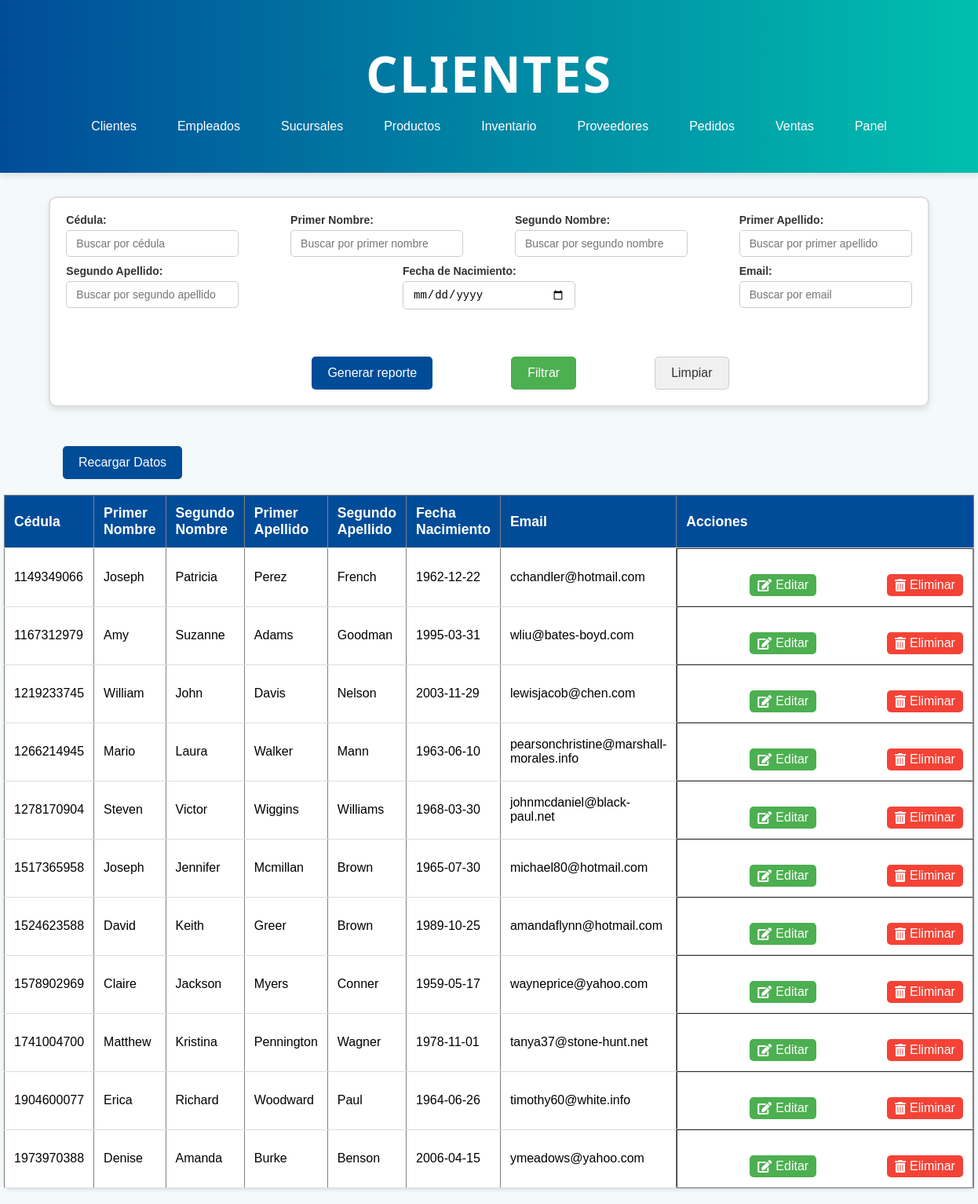
The app's page /cliente.php with its own data.
### tables this page shows
CREATE TABLE `cliente` (
  `cedula` varchar(20) NOT NULL,
  `primernombre` varchar(100) NOT NULL,
  `segundonombre` varchar(100) DEFAULT NULL,
  `primerApellido` varchar(100) NOT NULL,
  `segundoApellido` varchar(100) DEFAULT NULL,
  `fechaNacimiento` date DEFAULT NULL,
  `direccion` varchar(255) DEFAULT NULL,
  `email` varchar(100) DEFAULT NULL,
  `contrasena` varchar(100) DEFAULT NULL
);

### cliente.php (the view, shortened to what this page needs)
<?php
include('conexion.php');
$sql = "SELECT cedula, primernombre, segundonombre, primerapellido, segundoapellido, fechanacimiento, email FROM cliente WHERE 1=1";
$result = $conn->query($sql);
if ($result->num_rows > 0) {
    $clientes = [];
    while($row = $result->fetch_assoc()) {
        $clientes[] = $row;
    }
} else {
    $clientes = [];
}
?>
<!DOCTYPE html>
<html lang="es">
<head>
    <link rel="stylesheet" href="css/stylesListas.css">
    <link rel="stylesheet" href="https://cdnjs.cloudflare.com/ajax/libs/font-awesome/5.15.4/css/all.min.css">
</head>
<body>
    <header>
        <h1>Clientes</h1>
        <nav>
            <ul>
                <li><a href="cliente.php">Clientes</a></li>
                <li><a href="empleado.php">Empleados</a></li>
                <li><a href="sucursal.php">Sucursales</a></li>
                <li><a href="producto.php">Productos</a></li>
                <li><a href="inventario.php">Inventario</a></li>
                <li><a href="proveedor.php">Proveedores</a></li>
                <li><a href="pedido.php">Pedidos</a></li>
                <li><a href="venta.php">Ventas</a></li>
                <li><a href="administrador.php">Panel</a></li>
            </ul>
        </nav>
    </header>
    <form method="GET" action="">
    <div class="contenedor-filtros">
        <div class="formulario-filtros">
            <div class="filtro">
                <label for="cedula">Cédula:</label>
                <input type="text" name="cedula" id="cedula" placeholder="Buscar por cédula" value="<?= isset($_GET['cedula']) ? htmlspecialchars($_GET['cedula']) : '' ?>">
            </div>
            <div class="filtro">
                <label for="primernombre">Primer Nombre:</label>
                <input type="text" name="primernombre" id="primernombre" placeholder="Buscar por primer nombre" value="<?= isset($_GET['primernombre']) ? htmlspecialchars($_GET['primernombre']) : '' ?>">
            </div>
            <div class="filtro">
                <label for="segundonombre">Segundo Nombre:</label>
                <input type="text" name="segundonombre" id="segundonombre" placeholder="Buscar por segundo nombre" value="<?= isset($_GET['segundonombre']) ? htmlspecialchars($_GET['segundonombre']) : '' ?>">
            </div>
            <div class="filtro">
                <label for="primerapellido">Primer Apellido:</label>
                <input type="text" name="primerapellido" id="primerapellido" placeholder="Buscar por primer apellido" value="<?= isset($_GET['primerapellido']) ? htmlspecialchars($_GET['primerapellido']) : '' ?>">
            </div>
            <div class="filtro">
                <label for="segundoapellido">Segundo Apellido:</label>
                <input type="text" name="segundoapellido" id="segundoapellido" placeholder="Buscar por segundo apellido" value="<?= isset($_GET['segundoapellido']) ? htmlspecialchars($_GET['segundoapellido']) : '' ?>">
            </div>
            <div class="filtro">
                <label for="fechanacimiento">Fecha de Nacimiento:</label>
                <input type="date" name="fechanacimiento" id="fechanacimiento" value="<?= isset($_GET['fechanacimiento']) ? htmlspecialchars($_GET['fechanacimiento']) : '' ?>">
            </div>
            <div class="filtro">
                <label for="email">Email:</label>
                <input type="email" name="email" id="email" placeholder="Buscar por email" value="<?= isset($_GET['email']) ? htmlspecialchars($_GET['email']) : '' ?>">
            </div>
        </div>
        <div class="botones">
            <button onclick="window.location.href='clientepdf.php';">Generar reporte</button>
            <button type="submit">Filtrar</button>
            <button type="reset" onclick="resetForm()">Limpiar</button>
        </div>
    </div>
</form>
    <div class>
    <button onclick="recargarDatos()">Recargar Datos</button>
    </div>
    <table border="1">
        <thead>
            <tr>
                <th>Cédula</th>
                <th>Primer Nombre</th>
                <th>Segundo Nombre</th>
                <th>Primer Apellido</th>
                <th>Segundo Apellido</th>
                <th>Fecha Nacimiento</th>
                <th>Email</th>
                <th>Acciones</th>
            </tr>
        </thead>
        <tbody id="datosCliente">
            <?php
            if (count($clientes) > 0) {
                foreach ($clientes as $cliente) {
                    echo "<tr>";
                    echo "<td>" . $cliente['cedula'] . "</td>";
                    echo "<td>" . $cliente['primernombre'] . "</td>";
                    echo "<td>" . $cliente['segundonombre'] . "</td>";
                    echo "<td>" . $cliente['primerapellido'] . "</td>";
                    echo "<td>" . $cliente['segundoapellido'] . "</td>";
                    echo "<td>" . $cliente['fechanacimiento'] . "</td>";
                    echo "<td>" . $cliente['email'] . "</td>";
                    echo "<td class='acciones'>
                            <button class='editar' onclick='editarCliente(\"" . $cliente['cedula'] . "\")'>
                                <i class='fas fa-edit'></i> Editar
                            </button>
                            <button class='eliminar' onclick='eliminarCliente(\"" . $cliente['cedula'] . "\")'>
                                <i class='fas fa-trash-alt'></i> Eliminar
                            </button>
                          </td>";
                    echo "</tr>";
                }
            } else {
                echo "<tr><td colspan='8'>No se encontraron clientes.</td></tr>";
            }
            ?>
        </tbody>
    </table>
</body>
</html>

### css/stylesListas.css (style rules this page uses)
* { box-sizing: border-box; margin: 0; padding: 0; }
body { font-family: Arial, sans-serif; background-color: #f4f9fb; }
header { background: linear-gradient(to right, #004c99, #00bfae); color: white; text-align: center; padding: 50px 20px; box-shadow: 0 4px 8px rgba(0, 0, 0, 0.1); }
header h1 { font-size: 4em; font-family: 'Segoe UI', Tahoma, Geneva, Verdana, sans-serif; font-weight: 700; margin-bottom: 15px; letter-spacing: 2px; text-transform: uppercase; }
nav ul { display: flex; justify-content: center; list-style: none; }
nav ul li { margin: 0 10px; }
nav ul li a { color: #fff; text-decoration: none; padding: 0.5rem 1rem; border-radius: 5px; transition: background-color 0.3s ease; }
table { width: 80%; margin: 20px auto; border-collapse: collapse; background-color: white; box-shadow: 0 2px 4px rgba(0, 0, 0, 0.1); border-radius: 8px; }
th, td { padding: 12px; text-align: left; border-bottom: 1px solid #ddd; }
th { background-color: #004c99; color: white; font-size: 1.1em; }
button { background-color: #004c99; color: white; padding: 12px 20px; border: none; border-radius: 5px; font-size: 1em; cursor: pointer; transition: background-color 0.3s ease; margin-top: 20px; margin-left: 80px; }
.contenedor-filtros { width: 95%; display: flex; flex-direction: column; align-items: center; border: 2px solid #ddd; border-radius: 10px; padding: 20px; box-shadow: 0px 4px 8px rgba(0, 0, 0, 0.1); background-color: #fff; margin: 30px auto; }
.formulario-filtros { display: flex; flex-wrap: wrap; justify-content: space-between; gap: 10px; margin-bottom: 20px; width: 100%; }
.filtro { display: flex; flex-direction: column; width: 220px; min-width: 220px; }
.filtro input { width: 100%; }
.contenedor-filtros { width: 90%; display: flex; flex-direction: column; align-items: center; border: 2px solid #ddd; border-radius: 10px; padding: 20px; box-shadow: 0px 4px 8px rgba(0, 0, 0, 0.1); background-color: #fff; margin: 30px auto; }
.botones { margin-top: 20px; display: flex; justify-content: center; gap: 20px; }
.botones button[type="submit"] { background-color: #4CAF50; color: white; padding: 10px 20px; border: 1px solid #4CAF50; border-radius: 5px; font-size: 16px; cursor: pointer; transition: background-color 0.3s ease; }
.botones button[type="reset"] { background-color: #f0f0f0; color: #333; padding: 10px 20px; border: 1px solid #ccc; border-radius: 5px; font-size: 16px; cursor: pointer; transition: background-color 0.3s ease; }
.filtro label { font-size: 14px; font-weight: bold; color: #333; margin-bottom: 5px; display: block; }
.filtro input { padding: 8px 12px; font-size: 14px; border: 1px solid #ccc; border-radius: 5px; width: 100%; box-sizing: border-box; transition: border-color 0.3s ease; }
.filtro input[type="date"] { padding: 8px 12px; border-radius: 5px; }
.filtro input[type="email"] { padding: 8px 12px; border-radius: 5px; }

### cliente.php (style rules this page uses)
.acciones { display: flex; justify-content: space-evenly; gap: 10px; }
.acciones button { padding: 5px 10px; cursor: pointer; border: none; border-radius: 5px; transition: background-color 0.3s ease; display: flex; align-items: center; }
.acciones button.editar { background-color: #4CAF50; color: white; }
.acciones button.eliminar { background-color: #f44336; color: white; }
.acciones i { margin-right: 5px; }

### records on screen
cliente: cedula "1149349066", primernombre "Joseph", segundonombre "Patricia", primerApellido "Perez", segundoApellido "French", fechaNacimiento "1962-12-22", email "cchandler@hotmail.com"
cliente: cedula "1167312979", primernombre "Amy", segundonombre "Suzanne", primerApellido "Adams", segundoApellido "Goodman", fechaNacimiento "1995-03-31", email "wliu@bates-boyd.com"
cliente: cedula "1219233745", primernombre "William", segundonombre "John", primerApellido "Davis", segundoApellido "Nelson", fechaNacimiento "2003-11-29", email "lewisjacob@chen.com"
cliente: cedula "1266214945", primernombre "Mario", segundonombre "Laura", primerApellido "Walker", segundoApellido "Mann", fechaNacimiento "1963-06-10", email "pearsonchristine@marshall-morales.info"
cliente: cedula "1278170904", primernombre "Steven", segundonombre "Victor", primerApellido "Wiggins", segundoApellido "Williams", fechaNacimiento "1968-03-30", email "johnmcdaniel@black-paul.net"
cliente: cedula "1517365958", primernombre "Joseph", segundonombre "Jennifer", primerApellido "Mcmillan", segundoApellido "Brown", fechaNacimiento "1965-07-30", email "michael80@hotmail.com"
cliente: cedula "1524623588", primernombre "David", segundonombre "Keith", primerApellido "Greer", segundoApellido "Brown", fechaNacimiento "1989-10-25", email "amandaflynn@hotmail.com"
cliente: cedula "1578902969", primernombre "Claire", segundonombre "Jackson", primerApellido "Myers", segundoApellido "Conner", fechaNacimiento "1959-05-17", email "wayneprice@yahoo.com"
cliente: cedula "1741004700", primernombre "Matthew", segundonombre "Kristina", primerApellido "Pennington", segundoApellido "Wagner", fechaNacimiento "1978-11-01", email "tanya37@stone-hunt.net"
cliente: cedula "1904600077", primernombre "Erica", segundonombre "Richard", primerApellido "Woodward", segundoApellido "Paul", fechaNacimiento "1964-06-26", email "timothy60@white.info"
cliente: cedula "1973970388", primernombre "Denise", segundonombre "Amanda", primerApellido "Burke", segundoApellido "Benson", fechaNacimiento "2006-04-15", email "ymeadows@yahoo.com"
